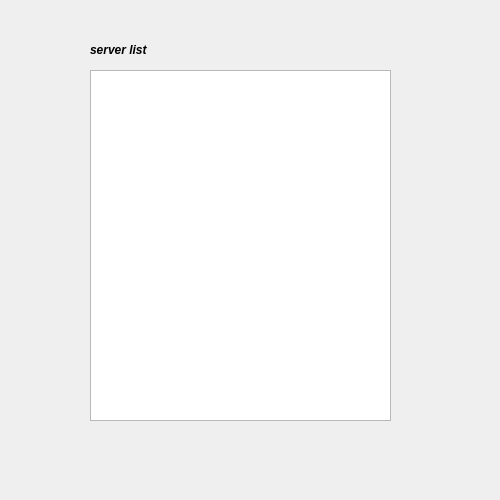
<?xml version="1.0" encoding="UTF-8"?>
<ui version="4.0">
 <class>server</class>
 <widget class="QWidget" name="server">
  <property name="geometry">
   <rect>
    <x>0</x>
    <y>0</y>
    <width>500</width>
    <height>500</height>
   </rect>
  </property>
  <property name="windowTitle">
   <string>Form</string>
  </property>
  <widget class="QListWidget" name="listWidget">
   <property name="geometry">
    <rect>
     <x>90</x>
     <y>70</y>
     <width>301</width>
     <height>351</height>
    </rect>
   </property>
  </widget>
  <widget class="QLabel" name="label">
   <property name="geometry">
    <rect>
     <x>90</x>
     <y>40</y>
     <width>101</width>
     <height>20</height>
    </rect>
   </property>
   <property name="font">
    <font>
     <italic>true</italic>
     <bold>true</bold>
    </font>
   </property>
   <property name="text">
    <string>server list</string>
   </property>
  </widget>
 </widget>
 <resources/>
 <connections/>
</ui>
